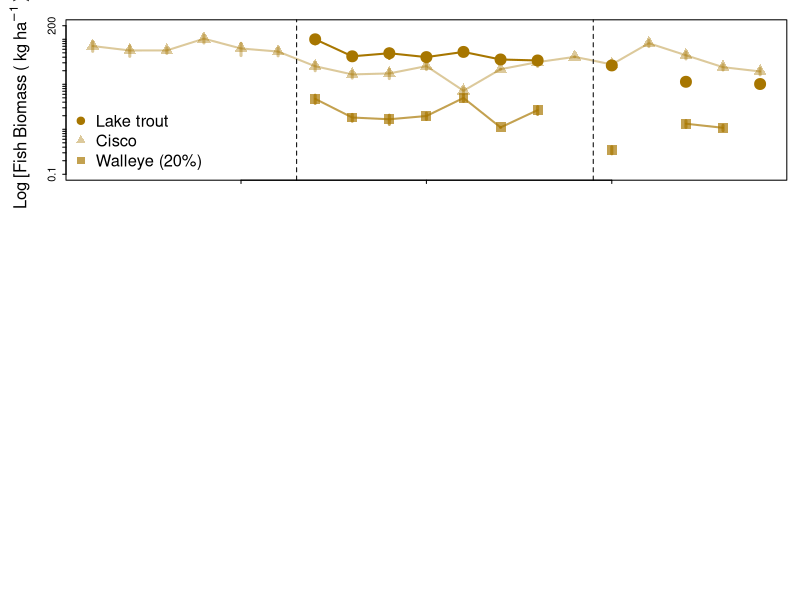

Write R code to recreate this figure. (Note: this script raises an error after producing the figure.)
## Trout Taxa Biomass ## 

# Load in libraries # 
library(tidyverse)
library(lubridate)

# Load in biomass data # 
fish = read_csv('trout_fish_biomass_selectpelagic.csv')
pelagic.miv = read_csv('trout_pmiv_biomass.reduced.csv')
zoop.grouped = read_csv('trout_pzoop_grouped.alldates.csv')

# Fish biomass # 
fish

fish.select = fish %>%
  select(year, spp, biomass.kg_perhec.raw, biomass.kg_perhec.corrected, biomass.kg_upperse.corrected, biomass.kg_lowerse.corrected) %>% 
  filter(year != 2020) # Match other taxa record 

fish.raw = fish.select %>% 
  select(year, spp, biomass.kg_perhec.raw) %>% 
  pivot_wider(id_cols = year, 
              names_from = spp, 
              values_from = biomass.kg_perhec.raw)
fish.raw

corrected.wae = fish.select %>% 
  select(year, spp, biomass.kg_perhec.corrected) %>% 
  pivot_wider(id_cols = year, 
              names_from = spp, 
              values_from = biomass.kg_perhec.corrected) %>% 
  rename(p20.walleye = walleye)

upperse = fish.select %>% 
  select(year, spp, biomass.kg_upperse.corrected) %>% 
  pivot_wider(id_cols = year, 
              names_from = spp, 
              values_from = biomass.kg_upperse.corrected) %>%
  rename(c.se.u = cisco, lt.se.u = lake.trout, w.se.u = walleye)
upperse

lowerse = fish.select %>% 
  select(year, spp, biomass.kg_lowerse.corrected) %>% 
  pivot_wider(id_cols = year, 
              names_from = spp, 
              values_from = biomass.kg_lowerse.corrected)  %>%
  rename(c.se.l = cisco, lt.se.l = lake.trout, w.se.l = walleye)
lowerse

join1 = left_join(corrected.wae, upperse, by = 'year')
fish.final = left_join(join1, lowerse, by = 'year')
fish.final

# Fish colors 
  # Cisco #de2d26
  # lake.trout #fc9272
  # walleye #fee0d2 
windows(height = 8, width = 6)
par(mfrow =c(3,1), mar = c(0.5,1,1,0.5), oma = c(4,4,.5,.5))
par(tcl = -0.25)
par(mgp = c(2, 0.6, 0))

lt = '#A77600' 
wae = rgb(167, 118,0, max = 255, alpha = 175)
cis = rgb(167, 118,0, max = 255, alpha = 100)

# wae = '#b5a479'
# lt = '#A77600'
# cis = 'gray30'

transparent = rgb(255,255,255 ,maxColorValue = 255, alpha = 100)

# Fish plot #===================
# plot(cisco~year, data = fish.raw, type = 'o',col = '#99000d', lwd = 2, pch = 19, cex = 1, ylim = c(0,130),
#      ylab = '', xlab = '')
# mtext(side = 2, line =2.5, expression(Pelagic ~ ~Fish ~ ~Biomass ~`(`~ kg ~ ha^-1~`)`))
# arrows(x0=fish.final$year, y0=fish.final$c.se.l, 
#        x1=fish.final$year, y1=fish.final$c.se.u, col = '#99000d', code = 3, angle=90, length=0, lwd = 2)
# points(lake.trout~year, data = fish.raw, type = 'o', col = '#ef3b2c', lwd = 2, pch = 19, cex = 1)
# arrows(x0=fish.final$year, y0=fish.final$lt.se.l, 
#        x1=fish.final$year, y1=fish.final$lt.se.u, col = '#ef3b2c', code = 3, angle=90, length=0, lwd = 2)
# points(walleye.p20~year, data = fish.raw, type = 'o', col = '#fc9272', lwd = 2, pch = 19, cex = 1)
# arrows(x0=fish.final$year, y0=fish.final$w.se.l, 
#        x1=fish.final$year, y1=fish.final$w.se.u, col = '#fc9272', code = 3, angle=90, length=0, lwd = 2)
# legend('topright', legend = c('Cisco', 'Lake trout', 'Walleye (20%)'), pch = 19, col = c('#99000d','#ef3b2c', '#fc9272'),
#        bty = 'n')

# Log all three plots option # 
plot(log(cisco)~year, data = fish.raw, type = 'o',col = cis, lwd = 2, pch = 17, cex = 2, ylim = c(log(0.1), log(200)),
     ylab = '', xlab = '', yaxt = 'n', col.axis = transparent)
axis(side=2,
     at=c(log(0.1),log(0.2),log(0.3),log(0.4),log(0.5),log(0.6),log(0.7),log(0.8),log(0.9),
           log(1),log(2),log(3),log(4),log(5),log(6),log(7),log(8),log(9),log(10),
           log(20),log(30),log(40),log(50),log(60),log(70),log(80),log(90),log(100), 
           log(200)), #Where the tick marks should be drawn
     labels = c('0.1', '', '', '', '', '', '', '', '', 
                '1', '', '', '', '', '', '', '', '', '10', '', '','','','','','','','100','200'),
     las=0)
mtext(side = 2, line =2.5, expression(Log~`[Fish`~Biomass~`(`~ kg ~ ha^-1~`)]`))
arrows(x0=fish.final$year, y0=log(fish.final$c.se.l), 
       x1=fish.final$year, y1=log(fish.final$c.se.u), col = cis, code = 3, angle=90, length=0, lwd = 3)
points(log(lake.trout)~year, data = fish.raw, type = 'o', col = lt, lwd = 2, pch = 19, cex = 2)
arrows(x0=fish.final$year, y0=log(fish.final$lt.se.l), 
       x1=fish.final$year, y1=log(fish.final$lt.se.u), col = lt, code = 3, angle=90, length=0, lwd = 3)
points(log(p20.walleye)~year, data = corrected.wae, type = 'o', col = wae, lwd = 2, pch = 15, cex = 2)
arrows(x0=fish.final$year, y0=log(fish.final$w.se.l), 
       x1=fish.final$year, y1=log(fish.final$w.se.u), col = wae, code = 3, angle=90, length=0, lwd = 3)
legend('bottomleft', legend = c('Lake trout', 'Cisco', 'Walleye (20%)'), pch = c(19, 17, 15), col = c(lt, cis, wae),
       bty = 'n', cex = 1.5)
abline(v = 2006.5, lty = 2)
abline(v = 2014.5, lty = 2)

# Pelagic MIV # 
pelagic.miv

pmiv.select = pelagic.miv %>% 
  mutate(taxon = tolower(taxon)) %>% 
  select(year4, taxon, biomass.g_perhec, biomass.prop.err.se) %>% 
  mutate(biomass.mg_perhec = (biomass.g_perhec*1000), 
         biomass.mg.prop.err.se = (biomass.prop.err.se*1000)) %>% 
  mutate(biomass.mg_perm2 = biomass.mg_perhec/10000, 
         biomass.mg.perm2.prop.err.se = biomass.mg.prop.err.se/10000) %>%
  filter(year4 != 2020) # Match other taxa record # 
pmiv.select
max(pmiv.select$biomass.mg_perm2)
min(pmiv.select$biomass.mg_perm2)

pmiv.wide = pmiv.select %>% 
  pivot_wider(id_cols = year4, 
              names_from = 'taxon', 
              values_from = 'biomass.mg_perm2') %>% 
  rename(chaoborus = `chaoborus larvae`)
pmiv.wide

pmiv.error = pmiv.select %>% 
  pivot_wider(id_cols = year4, 
              names_from = 'taxon', 
              values_from = 'biomass.mg.perm2.prop.err.se') %>% 
  rename(chaoborus.se = `chaoborus larvae`, 
         leptodora.se = leptodora, 
         mysis.se = mysis, 
         bytho.se = bythotrephes)
pmiv.error  

pmiv.final = left_join(pmiv.wide, pmiv.error, by = 'year4')
pmiv.final

# MIV plot # =============================
mys = '#a75b51'
chao = rgb(167, 91,81, maxColorValue = 255, alpha = 175)
lep = rgb(167, 91,81, maxColorValue = 255, alpha = 100)
byth = 'gray60'

# mys = '#a75b51' 
# chao = '#692e27' 
# lep = '#f9afa6'
# byth = 'gray30'
  

plot(log(chaoborus)~year4, data = pmiv.final, type = 'o',col = chao, lwd = 2, pch = 17, cex = 2, ylim = c(log(0.001),log(300)),
     ylab = '', xlab = '', yaxt = 'n', col.axis = transparent)
axis(side=2,
     at=c( log(0.001),log(0.002),log(0.003),log(0.004),log(0.005),log(0.006),log(0.007),log(0.008),log(0.009), 
       log(0.01),log(0.02),log(0.03),log(0.04),log(0.05),log(0.06),log(0.07),log(0.08),log(0.09), 
       log(0.1),log(0.2),log(0.3),log(0.4),log(0.5),log(0.6),log(0.7),log(0.8),log(0.9),
       log(1),log(2),log(3),log(4),log(5),log(6),log(7),log(8),log(9),log(10),
           log(20),log(30),log(40),log(50),log(60),log(70),log(80),log(90),log(100), 
           log(200),log(300)), #Where the tick marks should be drawn
     labels = c('0.001', '', '', '', '', '', '', '', '',
                '0.01', '', '', '', '', '', '', '', '',
                '0.1', '', '', '', '', '', '', '', '', 
                '1', '', '', '', '', '', '', '', '', '10', '', '','','','','','','','100','','300'),
     las=0)
mtext(side = 2, line =2.5, expression(`Log[`~MIV~Biomass ~`(`~ mg ~ m^-2~`)]`))
arrows(x0=pmiv.final$year4, y0=(log(pmiv.final$chaoborus - pmiv.final$chaoborus.se)), 
       x1=pmiv.final$year4, y1=(log(pmiv.final$chaoborus + pmiv.final$chaoborus.se)), col = chao, code = 3, angle=90, length=0, lwd = 3)
points(log(leptodora)~year4, data = pmiv.final, type = 'o', col = lep, lwd = 2, pch = 15, cex = 2)
arrows(x0=pmiv.final$year4, y0=(log(pmiv.final$leptodora - pmiv.final$leptodora.se)), col = lep,
       x1=pmiv.final$year4, y1=(log(pmiv.final$leptodora + pmiv.final$leptodora.se)), code = 3, angle=90, length=0, lwd = 3)
points(log(mysis)~year4, data = pmiv.final, type = 'o', col = mys, lwd = 2, pch = 19, cex = 2)
arrows(x0=pmiv.final$year4, y0=(log(pmiv.final$mysis - pmiv.final$mysis.se)), col = mys,
       x1=pmiv.final$year4, y1=(log(pmiv.final$mysis + pmiv.final$mysis.se)), code = 3, angle=90, length=0, lwd = 3)
points(log(bythotrephes)~year4, data = pmiv.final, type = 'o', col = byth, lwd = 2, pch = 18, cex = 2)
arrows(x0=pmiv.final$year4, y0=(log(pmiv.final$bythotrephes - pmiv.final$bytho.se)), col = byth,
       x1=pmiv.final$year4, y1=(log(pmiv.final$bythotrephes + pmiv.final$bytho.se)), code = 3, angle=90, length=0, lwd = 3)

legend('bottomleft', legend = c('Mysis', 'Chaoborus', 'Leptodora', 'Bythotrephes'), pch = c(19, 17, 15, 18), col = c(mys, chao,lep, byth),
       bty = 'n', cex = 1.5)
abline(v = 2006.5, lty = 2)
abline(v = 2014.5, lty = 2)

# Zooplankton # 
zoop.grouped

zoop.grouped.select = zoop.grouped %>% 
  select(year4, sample_date, larger_group, biomass_ugL, biomass_g.perhec, avg.bodymass_g, biomass_g.per_m2) %>% 
  mutate(sample_date = mdy(sample_date)) %>% 
  mutate(month = month(sample_date)) %>% 
  filter(month == 7 | month == 8) %>%
  rename(year = year4, 
         spp = larger_group, 
         bodymass_g = avg.bodymass_g, 
         biomass.g_perhec = biomass_g.perhec) %>% 
  group_by(year, spp) %>% 
  summarize(biomass.g_perhec = mean(biomass.g_perhec, na.rm = T),
            biomass_ugL = mean(biomass_ugL), 
            biomass.g_perm2 = mean(biomass_g.per_m2, na.rm = T), 
            sd_g.perm2 = sd(biomass_g.per_m2, na.rm = T), 
            g_perhec.sd = sd(biomass.g_perhec, na.rm = T),
            bodymass_g = mean(bodymass_g, na.rm = T), 
            mass_sd = sd(bodymass_g, na.rm = T)) %>% 
  ungroup() %>% 
  mutate(biomass.mg_perm2 = biomass.g_perm2*1000, 
         sd_mg.perm2 = sd_g.perm2*1000) %>% 
  mutate(se_mg.perm2 = sd_mg.perm2/sqrt(2)) %>% 
  select(year, spp, biomass.mg_perm2, se_mg.perm2, biomass_ugL)
zoop.grouped.select

max(zoop.grouped.select$biomass.mg_perm2) # 5000
min(zoop.grouped.select$biomass.mg_perm2) # 20

zp.wide = zoop.grouped.select%>% 
  mutate(spp = tolower(spp)) %>%
  pivot_wider(id_cols = year, 
              names_from = 'spp', 
              values_from = 'biomass.mg_perm2')
zp.wide

zp.wide.check = zoop.grouped.select %>% 
  mutate(spp = tolower(spp)) %>% 
  pivot_wider(id_cols = year,
              names_from = 'spp', 
              values_from = 'biomass_ugL')
zp.wide.check

zp.error = zoop.grouped.select %>% 
  mutate(spp = tolower(spp)) %>%
  pivot_wider(id_cols = year, 
              names_from = 'spp', 
              values_from = 'se_mg.perm2') %>% 
  rename(clad.se = cladocera, 
         cope.se = copepoda, 
         roti.se = rotifera)
zp.error  

zp.final = left_join(zp.wide, zp.error, by = 'year')
zp.final

#Zoop Plot #======================== 
cop = '#cd5c05' 
clad = rgb(205,92,5, maxColorValue = 255, alpha = 175)
rot = rgb(205,92,5, maxColorValue = 255, alpha = 100)

# cop = '#cd5c05'
# clad = 'gray30' 
# rot = '#e2a271'


plot(log(cladocera)~year, data = zp.final, type = 'o',col = clad, lwd = 2, pch = 17, cex = 2, ylim = c(log(1),log(8000)),
     ylab = '', xlab = '', yaxt = 'n') 
axis(side=2,
     at=c(log(0.1), log(0.2),log(0.3),log(0.4),log(0.5),log(0.6),log(0.7),log(0.8),log(0.9),
          log(1), log(2),log(3),log(4),log(5),log(6),log(7),log(8),log(9),log(10),
           log(20),log(30),log(40),log(50),log(60),log(70),log(80),log(90),log(100), 
          log(200),log(300),log(400),log(500),log(600),log(700),log(800),log(900),log(1000),
          log(2000),log(3000),log(4000),log(5000),log(6000),log(7000),log(8000)), #Where the tick marks should be drawn
     labels = c('0.1', '', '', '', '', '', '', '', '',
                '1', '', '', '', '', '', '', '', '',
                '10', '', '', '', '', '', '', '', '',
                '100', '', '', '', '', '', '', '', '',
                '1000', '', '', '', '', '','','8000'),
     las=0)
mtext(side = 2, line =2.5, expression(`Log[`~Zoop~Biomass ~`(`~ mg ~ m^-2~`)]`))
arrows(x0=zp.final$year, y0=(log(zp.final$cladocera - zp.final$clad.se)), 
       x1=zp.final$year, y1=(log(zp.final$cladocera + zp.final$clad.se)), col = clad, code = 3, angle=90, length=0, lwd = 2)
points(log(copepoda)~year, data = zp.final, type = 'o', col = cop, lwd = 2, pch = 19, cex = 2)
arrows(x0=zp.final$year, y0=(log(zp.final$copepoda - zp.final$cope.se)), col = cop,
       x1=zp.final$year, y1=(log(zp.final$copepoda + zp.final$cope.se)), code = 3, angle=90, length=0, lwd = 2)
points(log(rotifera)~year, data = zp.final, type = 'o', col = rot, lwd = 2, pch = 15, cex = 2)
arrows(x0=zp.final$year, y0=(log(zp.final$rotifera - zp.final$roti.se)), col = rot,
       x1=zp.final$year, y1=(log(zp.final$rotifera + zp.final$roti.se)), code = 3, angle=90, length=0, lwd = 2)

legend('bottomleft', legend = c('Copepoda', 'Cladocera',  'Rotifera'), pch = c(19,17,15), col = c(cop, clad, rot),
       bty = 'n', cex = 1.5)
abline(v = 2006.5, lty = 2)
abline(v = 2014.5, lty = 2)
mtext(side = 1, 'Year', line = 2)

